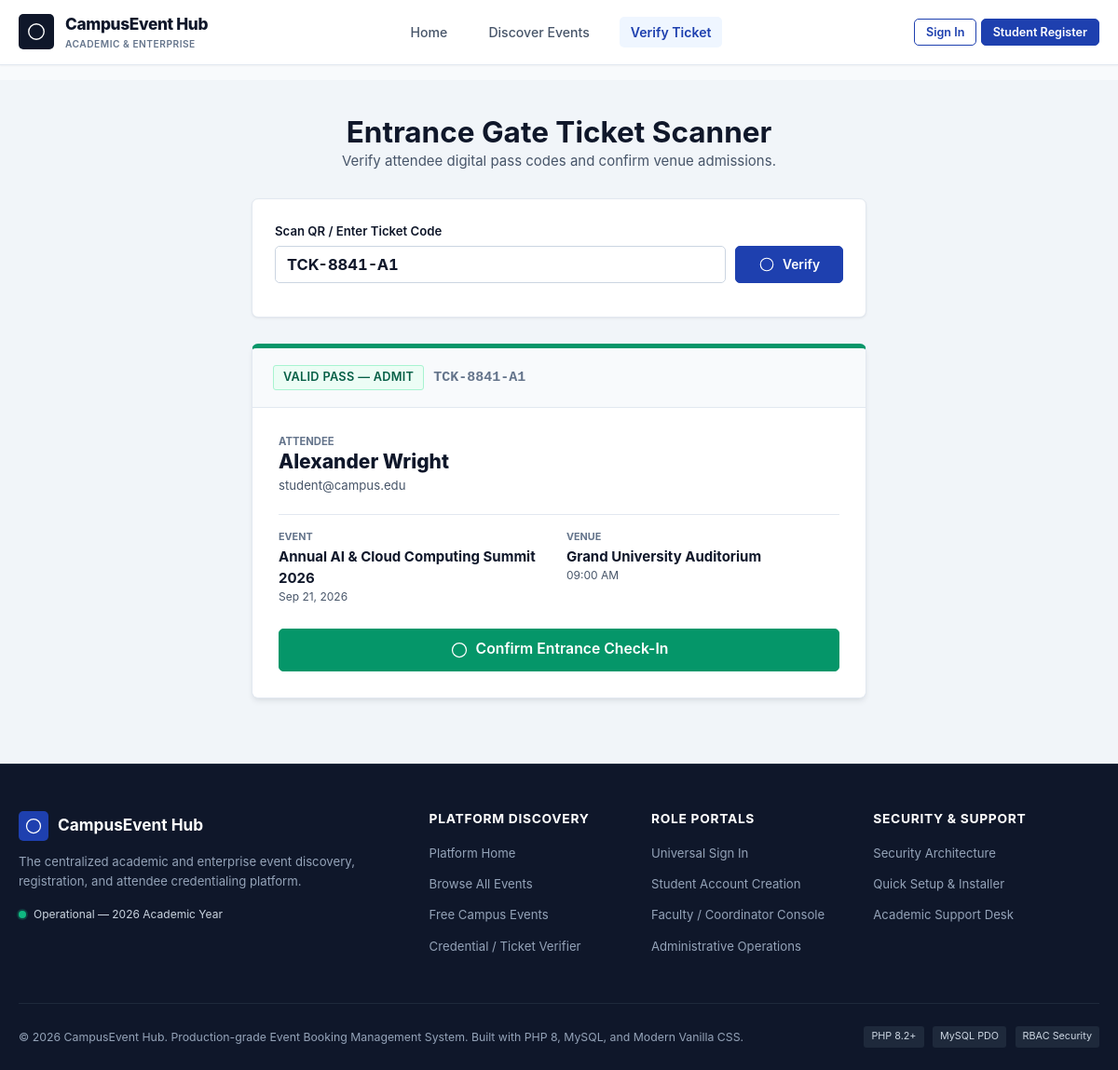
Screenshot of /verify-ticket.php?code=TCK-8841-A1 with the database file from the repository.
### tables this page shows
CREATE TABLE booking_attendees (
    id INT UNSIGNED AUTO_INCREMENT PRIMARY KEY,
    booking_id INT UNSIGNED NOT NULL,
    attendee_name VARCHAR(120) NOT NULL,
    attendee_email VARCHAR(160) NOT NULL,
    ticket_code VARCHAR(60) NOT NULL UNIQUE,
    is_checked_in TINYINT(1) NOT NULL DEFAULT 0,
    checked_in_at DATETIME NULL,
    created_at DATETIME NOT NULL DEFAULT CURRENT_TIMESTAMP,
    CONSTRAINT fk_attendees_booking FOREIGN KEY (booking_id) REFERENCES bookings(id) ON DELETE CASCADE,
    INDEX idx_attendee_ticket_code (ticket_code),
    INDEX idx_attendee_checkin (is_checked_in)
);

CREATE TABLE events (
    id INT UNSIGNED AUTO_INCREMENT PRIMARY KEY,
    category_id INT UNSIGNED NOT NULL,
    coordinator_id INT UNSIGNED NULL,
    title VARCHAR(220) NOT NULL,
    slug VARCHAR(250) NOT NULL UNIQUE,
    short_description VARCHAR(350) NOT NULL,
    description LONGTEXT NOT NULL,
    event_date DATE NOT NULL,
    start_time TIME NOT NULL,
    end_time TIME NOT NULL,
    venue VARCHAR(200) NOT NULL,
    venue_address VARCHAR(255) NULL,
    banner_image VARCHAR(255) NULL,
    ticket_price DECIMAL(10,2) NOT NULL DEFAULT 0.00,
    max_capacity INT UNSIGNED NOT NULL,
    available_seats INT UNSIGNED NOT NULL,
    registration_deadline DATETIME NOT NULL,
    status ENUM('draft', 'open', 'almost_full', 'full', 'completed', 'cancelled') NOT NULL DEFAULT 'open',
    is_featured TINYINT(1) NOT NULL DEFAULT 0,
    created_at DATETIME NOT NULL DEFAULT CURRENT_TIMESTAMP,
    updated_at DATETIME NOT NULL DEFAULT CURRENT_TIMESTAMP ON UPDATE CURRENT_TIMESTAMP,
    CONSTRAINT fk_events_category FOREIGN KEY (category_id) REFERENCES event_categories(id) ON DELETE RESTRICT,
    CONSTRAINT fk_events_coordinator FOREIGN KEY (coordinator_id) REFERENCES users(id) ON DELETE SET NULL,
    INDEX idx_events_date_status (event_date, status),
    INDEX idx_events_featured (is_featured, status),
    INDEX idx_events_category (category_id)
);

### includes/security.php (called while the page is built, shortened)
<?php
function e(?string $string): string {
    return htmlspecialchars((string)$string, ENT_QUOTES, 'UTF-8');
}

### public/verify-ticket.php (the view, shortened to what this page needs)
<?php
require_once APP_ROOT . '/includes/functions.php';
$pdo = Database::getConnection();
$queryCode = strtoupper(trim($_GET['code'] ?? ''));
$ticket = null;
if (!empty($queryCode)) {
    $stmt = $pdo->prepare("
        SELECT a.*,
               b.booking_reference, b.status as booking_status,
               e.title as event_title, e.event_date, e.start_time, e.end_time, e.venue,
               c.name as category_name
        FROM booking_attendees a
        JOIN bookings b ON a.booking_id = b.id
        JOIN events e ON b.event_id = e.id
        JOIN event_categories c ON e.category_id = c.id
        WHERE a.ticket_code = ? LIMIT 1
    ");
    $stmt->execute([$queryCode]);
    $ticket = $stmt->fetch();
}
require_once APP_ROOT . '/includes/header.php';
?>
<main class="main-content" style="background:#f1f5f9; padding:36px 0 70px 0;">
    <div class="container" style="max-width:700px;">
        <div class="dashboard-page-header" style="justify-content:center; text-align:center; margin-bottom:28px;">
            <div class="dashboard-header-title">
                <h1>Entrance Gate Ticket Scanner</h1>
                <p>Verify attendee digital pass codes and confirm venue admissions.</p>
            </div>
        </div>
        <div class="card" style="box-shadow:var(--shadow-sm); margin-bottom:28px;">
            <div class="card-body" style="padding:24px;">
                <form method="GET" action="verify-ticket.php">
                    <div class="form-group" style="margin-bottom:12px;">
                        <label class="form-label">Scan QR / Enter Ticket Code</label>
                        <div style="display:flex; gap:10px;">
                            <input type="text" name="code" class="form-control num-tabular" placeholder="e.g. TCK-8841-A1" value="<?= e($queryCode) ?>" style="text-transform:uppercase; font-size:1.1rem; font-weight:700;" required autofocus>
                            <button type="submit" class="btn btn-primary" style="padding:0 24px;">
                                <?= render_svg_icon('search', '', 18) ?> Verify
                            </button>
                        </div>
                    </div>
                </form>
            </div>
        </div>
        <?php if ($ticket): ?>
            <div class="card" style="border-top:5px solid <?= $ticket['is_checked_in'] ? '#d97706' : '#059669' ?>; box-shadow:var(--shadow-md);">
                <div class="card-header" style="background:#f8fafc;">
                    <div style="display:flex; align-items:center; gap:10px;">
                        <span class="badge <?= $ticket['is_checked_in'] ? 'badge-warning' : 'badge-success' ?>" style="font-size:0.85rem; padding:4px 10px;">
                            <?= $ticket['is_checked_in'] ? 'ALREADY CHECKED IN' : 'VALID PASS — ADMIT' ?>
                        </span>
                        <span style="font-family:monospace; font-weight:700; color:var(--text-muted);"><?= e($ticket['ticket_code']) ?></span>
                    </div>
                </div>
                <div class="card-body" style="padding:28px;">
                    <div style="margin-bottom:20px;">
                        <div style="font-size:0.75rem; text-transform:uppercase; color:var(--text-muted); font-weight:700;">Attendee</div>
                        <h2 style="font-size:1.4rem; font-weight:800; color:var(--primary-900); margin-bottom:2px;">
                            <?= e($ticket['attendee_name']) ?>
                        </h2>
                        <div style="font-size:0.88rem; color:var(--text-secondary);"><?= e($ticket['attendee_email']) ?></div>
                    </div>
                    <div style="display:grid; grid-template-columns: 1fr 1fr; gap:16px; margin-bottom:24px; padding-top:16px; border-top:1px solid var(--border-subtle);">
                        <div>
                            <div style="font-size:0.72rem; text-transform:uppercase; color:var(--text-muted); font-weight:700;">Event</div>
                            <div style="font-weight:700; color:var(--text-primary);"><?= e($ticket['event_title']) ?></div>
                            <div style="font-size:0.8rem; color:var(--text-secondary);"><?= format_date($ticket['event_date']) ?></div>
                        </div>
                        <div>
                            <div style="font-size:0.72rem; text-transform:uppercase; color:var(--text-muted); font-weight:700;">Venue</div>
                            <div style="font-weight:700; color:var(--text-primary);"><?= e($ticket['venue']) ?></div>
                            <div style="font-size:0.8rem; color:var(--text-secondary);"><?= format_time($ticket['start_time']) ?></div>
                        </div>
                    </div>
                    <?php if (!$ticket['is_checked_in']): ?>
                        <form method="POST" action="verify-ticket.php?code=<?= urlencode($ticket['ticket_code']) ?>">
                            <button type="submit" class="btn btn-primary btn-lg btn-block" style="background:#059669; border-color:#059669; padding:12px;">
                                <?= render_svg_icon('check-circle', '', 20) ?> Confirm Entrance Check-In
                            </button>
                        </form>
                    <?php else: ?>
                        <div style="background:#fffbeb; border:1px solid #fde68a; border-radius:var(--radius-sm); padding:12px; text-align:center; font-size:0.85rem; color:#92400e;">
                            Attendee was admitted on <strong><?= format_datetime($ticket['checked_in_at']) ?></strong>
                        </div>
                    <?php endif; ?>
                </div>
            </div>
        <?php endif; ?>
    </div>
</main>
<?php require_once APP_ROOT . '/includes/footer.php'; ?>

### public/assets/css/main.css (style rules this page uses)
:root { --bg-app: #f8fafc; --bg-surface: #ffffff; --bg-subtle: #f1f5f9; --bg-hover: #e2e8f0; --bg-dark: #0f172a; --primary-900: #0f172a; --primary-800: #1e293b; --primary-700: #334155; --primary: #1e40af; --primary-hover: #1d4ed8; --primary-subtle: #eff6ff; --accent: #d97706; --accent-hover: #b45309; --accent-subtle: #fef3c7; --text-primary: #0f172a; --text-secondary: #475569; --text-muted: #64748b; --text-inverse: #ffffff; --border-subtle: #e2e8f0; --border-strong: #cbd5e1; --border-focus: #1e40af; --radius-xs: 3px; --radius-sm: 5px; --radius-md: 7px; --radius-lg: 10px; --radius-full: 9999px; --shadow-xs: 0 1px 2px 0 rgba(15, 23, 42, 0.04); --shadow-sm: 0 1px 3px 0 rgba(15, 23, 42, 0.06), 0 1px 2px -1px rgba(15, 23, 42, 0.06); --shadow-md: 0 4px 6px -1px rgba(15, 23, 42, 0.08), 0 2px 4px -2px rgba(15, 23, 42, 0.05); --shadow-lg: 0 10px 15px -3px rgba(15, 23, 42, 0.08), 0 4px 6px -4px rgba(15, 23, 42, 0.04); --success-text: #065f46; --success-bg: #ecfdf5; --success-border: #a7f3d0; --warning-text: #92400e; --warning-bg: #fffbeb; --warning-border: #fde68a; --danger-text: #991b1b; --danger-bg: #fef2f2; --danger-border: #fecaca; --info-text: #1e40af; --info-bg: #eff6ff; --info-border: #bfdbfe; --header-height: 70px; --sidebar-width: 260px; --container-max: 1200px; --font-sans: -apple-system, BlinkMacSystemFont, "Segoe UI", Roboto, "Helvetica Neue", Arial, sans-serif; --font-mono: ui-monospace, SFMono-Regular, Menlo, Monaco, Consolas, monospace; }
*, *::before, *::after { box-sizing: border-box; margin: 0; padding: 0; }
html { font-family: var(--font-sans); font-size: 15px; line-height: 1.55; color: var(--text-primary); background-color: var(--bg-app); -webkit-font-smoothing: antialiased; -moz-osx-font-smoothing: grayscale; }
body { min-height: 100vh; display: flex; flex-direction: column; }
h1, h2, h3, h4, h5, h6 { color: var(--text-primary); font-weight: 700; line-height: 1.25; }
h1 { font-size: 2.1rem; }
h2 { font-size: 1.6rem; }
p { color: var(--text-secondary); margin-bottom: 0.85rem; }
.num-tabular, .badge, .table td.td-price, .table td.td-num { font-variant-numeric: tabular-nums; }
.container { width: 100%; max-width: var(--container-max); margin: 0 auto; padding: 0 20px; }
.main-content { flex: 1 0 auto; padding: 32px 0 60px 0; }
.btn { display: inline-flex; align-items: center; gap: 8px; font-family: inherit; font-size: 0.92rem; font-weight: 600; padding: 9px 18px; border-radius: var(--radius-sm); border: 1px solid transparent; cursor: pointer; text-decoration: none; transition: all 0.15s ease; line-height: 1.2; }
.btn-primary { background: var(--primary); color: #ffffff; border-color: var(--primary); }
.btn-lg { padding: 12px 24px; font-size: 1.05rem; }
.btn-block { display: flex; width: 100%; justify-content: center; }
.badge { display: inline-flex; align-items: center; padding: 3px 8px; font-size: 0.74rem; font-weight: 600; border-radius: var(--radius-xs); letter-spacing: 0.02em; line-height: 1.3; }
.badge-success { background: var(--success-bg); color: var(--success-text); border: 1px solid var(--success-border); }
.card { background: var(--bg-surface); border: 1px solid var(--border-subtle); border-radius: var(--radius-md); box-shadow: var(--shadow-sm); overflow: hidden; }
.card-header { padding: 18px 22px; border-bottom: 1px solid var(--border-subtle); display: flex; align-items: center; justify-content: space-between; }
.card-body { padding: 22px; }
.form-group { margin-bottom: 18px; }
.form-label { display: block; font-size: 0.88rem; font-weight: 600; color: var(--text-primary); margin-bottom: 6px; }
.form-control, .form-select, .form-textarea { width: 100%; padding: 9px 12px; font-family: inherit; font-size: 0.92rem; color: var(--text-primary); background: var(--bg-surface); border: 1px solid var(--border-strong); border-radius: var(--radius-sm); transition: border-color 0.15s ease, box-shadow 0.15s ease; }

### rows the page displays
booking_attendees: ticket_code "TCK-8841-A1", attendee_name "Alexander Wright", attendee_email "student@campus.edu", events.title "Annual AI & Cloud Computing Summit 2026", events.event_date "Sep 21, 2026", events.venue "Grand University Auditorium", events.start_time "09:00 AM"

### other values shown
APP_NAME "CampusEvent Hub"
